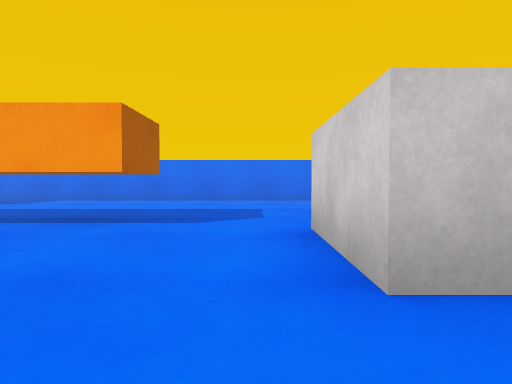
view 1 (above)

12 first-person views from a walk through a scene from a Unity 3-D project. The camera is 0.51 m above the floor, tilts 2° down and sees 75° across. The floor is counted in squares, 1 m on a side. Each view is taken from the middle of a square. On the plan, view 1 faces up. The plan holds only what a view shows up to about 9 squares ahead; the rest is blank. The player is left out.

view 2
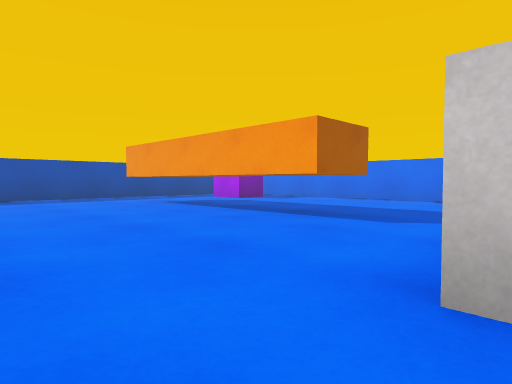

view 3
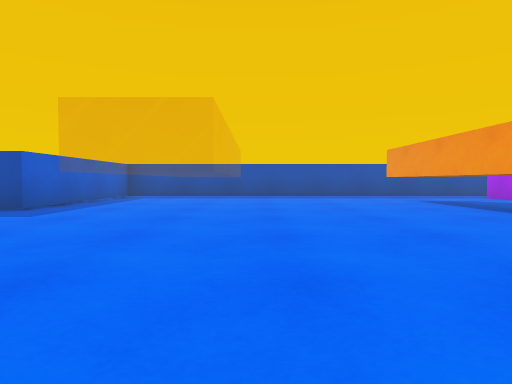

view 4
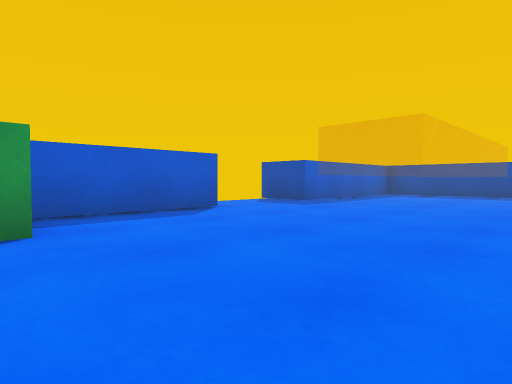

view 5
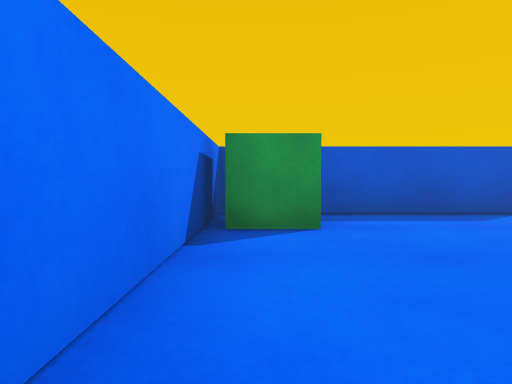

view 6
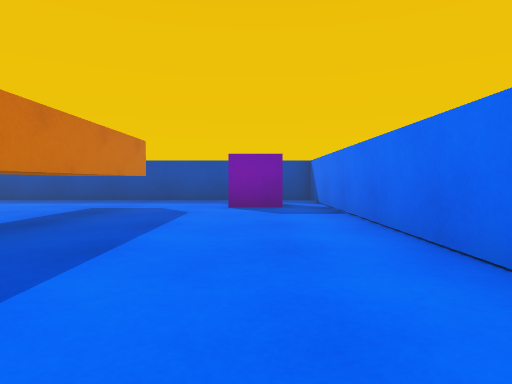

view 7
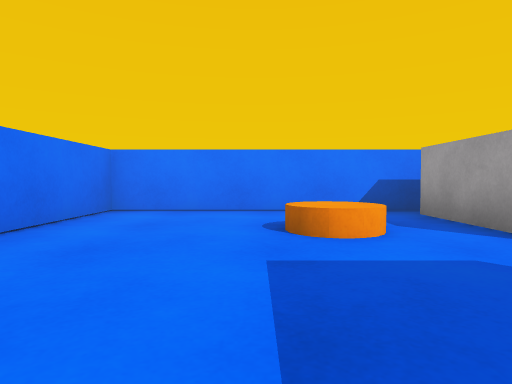

view 8
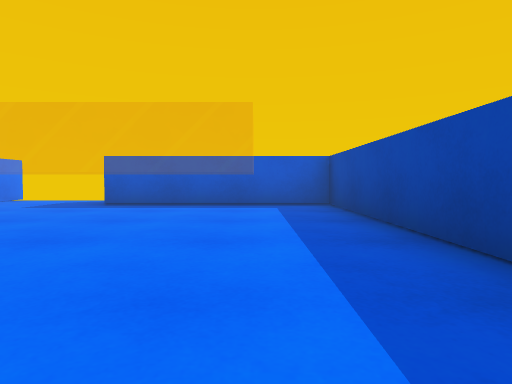

view 9
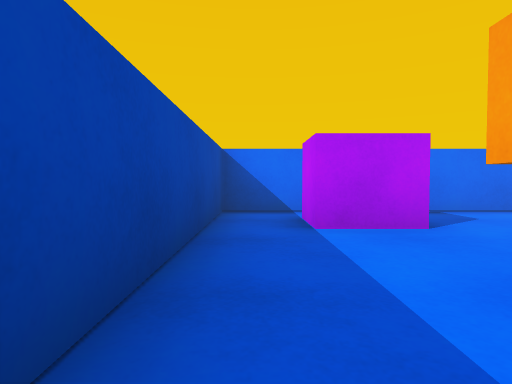

view 10
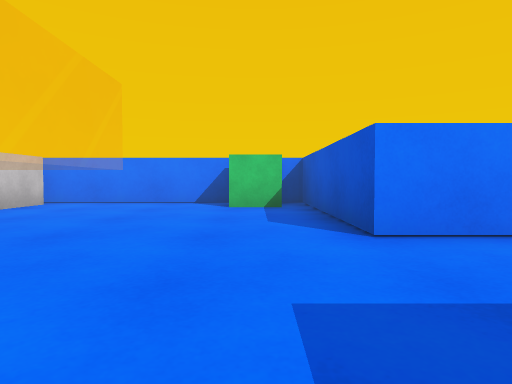

view 11
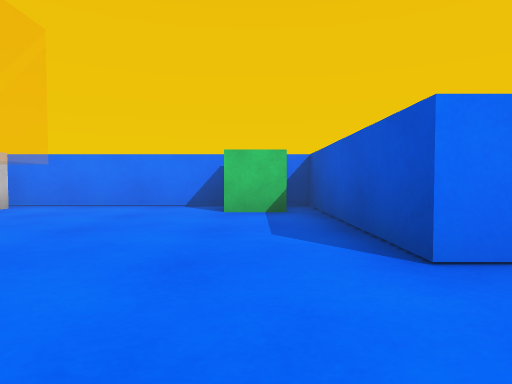

view 12
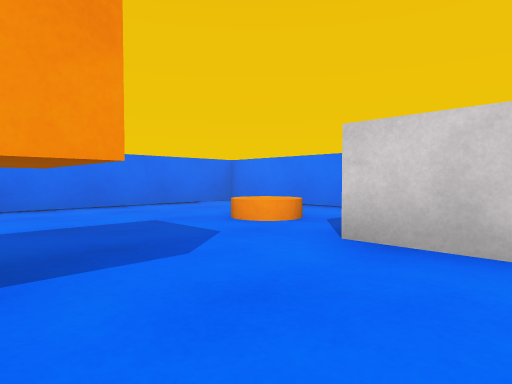

### Floor plan
Key: @ floor where view 1 was taken; # wall or solid block; . floor; = window, fence, low wall or low ledge; T thing the floor can be seen under or through; R orange disc; B grey block; P purple block; C green cube.
Columns run from 9 left of view 1 to 4 right of it. Each row starts with its distance up from view 1.
  9 ##############
  8 #............#
  7 #.PP.........#
  6 #............#
  5 #..TTTTT..R..#
  4 #..TTTTT.....#
  3 #.........BBB#
  2 #.........BBB#
  1 #............#
  0 #........@...#
 -1 #.=======....#
 -2 #.======.....#
 -3 #...........C#
 -4 ######..######
 -5      #..#
 -6         #

Where each view was taken, in squares from view 1:
view 1: 0 up, 0 right, facing up
view 2: 0 up, 1 right, facing up-left
view 3: 0 up, 2 right, facing left
view 4: 1 up, 3 right, facing down-left
view 5: 1 up, 3 right, facing down
view 6: 7 up, 0 right, facing left
view 7: 6 up, 2 left, facing right
view 8: 3 up, 7 left, facing down
view 9: 3 up, 8 left, facing up
view 10: 3 down, 4 left, facing right
view 11: 3 down, 3 left, facing right
view 12: 2 up, 2 left, facing up-right
